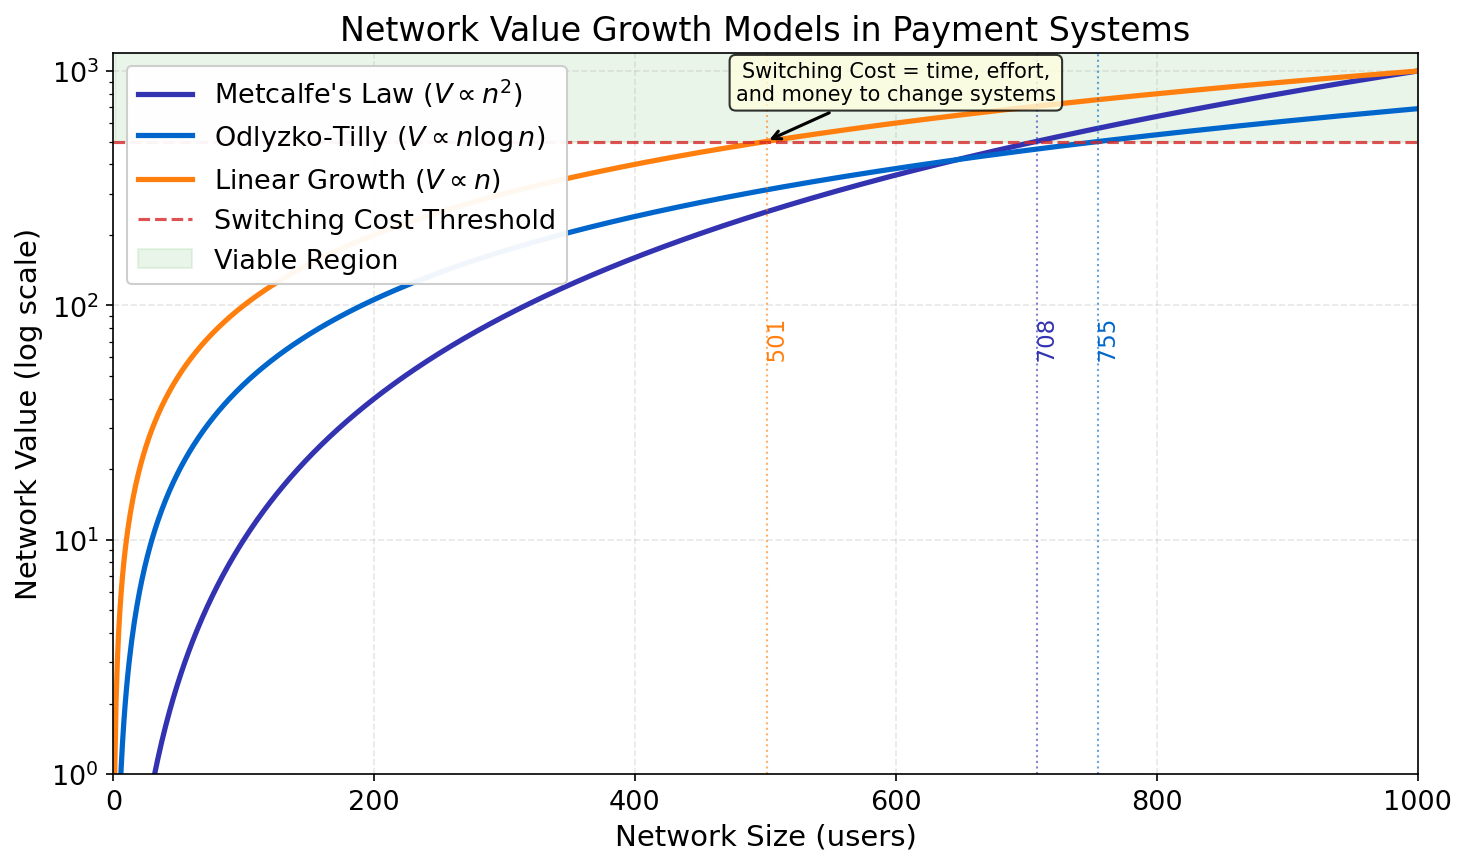

Recreate this plot in Python.
"""Network Effects: Metcalfe's Law in Payment Systems

This chart demonstrates how network value grows with the number of users
according to different models: Metcalfe's Law (quadratic), Odlyzko-Tilly
(n*log(n)), and linear growth. It shows the critical mass threshold where
network value exceeds switching costs.

Citation: Metcalfe (2013) - Metcalfe's Law after 40 Years of Ethernet; Odlyzko and Tilly (2005)
"""
import matplotlib.pyplot as plt
import numpy as np
from pathlib import Path

np.random.seed(42)

plt.rcParams.update({
    'font.size': 14, 'axes.labelsize': 14, 'axes.titlesize': 16,
    'xtick.labelsize': 13, 'ytick.labelsize': 13, 'legend.fontsize': 13,
    'figure.figsize': (10, 6), 'figure.dpi': 150
})

MLPURPLE = '#3333B2'
MLBLUE = '#0066CC'
MLORANGE = '#FF7F0E'
MLGREEN = '#2CA02C'
MLRED = '#D62728'
MLLAVENDER = '#ADADE0'

# Simulation parameters
n = np.arange(1, 1001)
switching_cost_threshold = 500

# Network value models
V_metcalfe = n**2 / 1000  # Metcalfe's Law: V ~ n^2
V_odlyzko = n * np.log(n) / 10  # Odlyzko-Tilly: V ~ n*log(n)
V_linear = n  # Linear: V ~ n

# Find critical mass (first point where V > threshold)
critical_metcalfe = n[np.where(V_metcalfe > switching_cost_threshold)[0][0]]
critical_odlyzko = n[np.where(V_odlyzko > switching_cost_threshold)[0][0]]
critical_linear = n[np.where(V_linear > switching_cost_threshold)[0][0]]

# Create plot
fig, ax = plt.subplots()

# Plot curves
ax.plot(n, V_metcalfe, label="Metcalfe's Law ($V \propto n^2$)",
        color=MLPURPLE, linewidth=2.5)
ax.plot(n, V_odlyzko, label="Odlyzko-Tilly ($V \propto n \log n$)",
        color=MLBLUE, linewidth=2.5)
ax.plot(n, V_linear, label="Linear Growth ($V \propto n$)",
        color=MLORANGE, linewidth=2.5)

# Switching cost threshold
ax.axhline(y=switching_cost_threshold, color=MLRED, linestyle='--',
           linewidth=1.5, label='Switching Cost Threshold', alpha=0.8)

# Shade viable region
ax.fill_between(n, switching_cost_threshold, 1200, alpha=0.1,
                 color=MLGREEN, label='Viable Region')

# Mark critical mass points
ax.axvline(x=critical_metcalfe, color=MLPURPLE, linestyle=':',
           linewidth=1, alpha=0.6)
ax.axvline(x=critical_odlyzko, color=MLBLUE, linestyle=':',
           linewidth=1, alpha=0.6)
ax.axvline(x=critical_linear, color=MLORANGE, linestyle=':',
           linewidth=1, alpha=0.6)

# Annotations for critical mass
ax.text(critical_metcalfe, 50, f'  {critical_metcalfe}',
        color=MLPURPLE, fontsize=11, rotation=90, va='bottom')
ax.text(critical_odlyzko, 50, f'  {critical_odlyzko}',
        color=MLBLUE, fontsize=11, rotation=90, va='bottom')
ax.text(critical_linear, 50, f'  {critical_linear}',
        color=MLORANGE, fontsize=11, rotation=90, va='bottom')

# Labels and title
ax.set_xlabel('Network Size (users)')
ax.set_ylabel('Network Value (log scale)')
ax.set_title('Network Value Growth Models in Payment Systems')
ax.set_yscale('log')
ax.set_ylim(1, 1200)
ax.set_xlim(0, 1000)
ax.legend(loc='upper left', framealpha=0.95)
ax.grid(True, alpha=0.3, linestyle='--')

plt.tight_layout()

plt.savefig(Path(__file__).parent / 'chart.pdf', dpi=300, bbox_inches='tight')
plt.savefig(Path(__file__).parent / 'chart.png', dpi=150, bbox_inches='tight')
plt.close()
print("Chart saved to chart.pdf and chart.png")
